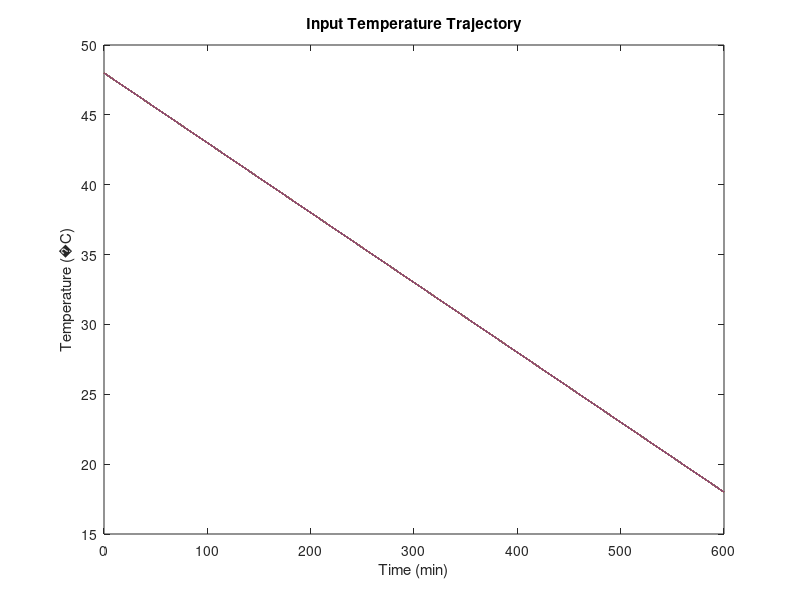

This chart was generated by the following MATLAB code: (Note: this script raises an error after producing the figure.)
%%
%Hemalatha, K., & Rani, K. Y. (2017). Multiobjective optimization of unseeded and seeded batch cooling crystallization processes. Industrial & Engineering Chemistry Research, 56(20), 6012-6021.
%%
%% Setup
tf = 600;               
step = 14;                      
Pop_Size = 200;          
Aeq = ones(1,step);
Beq = 18-48;

dT_init = repmat(-(48-18)/step,Pop_Size,step);
figure
plot(linspace(0,tf,step+1),48 + [zeros(size(dT_init,1),1) cumsum(dT_init,2)])
title("Input Temperature Trajectory")
xlabel('Time (min)'); ylabel(['Temperature (',char(176),'C)'])
%% Optimisation part
options = optimoptions('gamultiobj','InitialPopulationMatrix',dT_init,'PopulationSize',Pop_Size,'PlotFcn','gaplotpareto','FunctionTolerance',1e5);
[dT_Opt,fval] = gamultiobj(@myObj,step,[],[],Aeq,Beq,repmat(-1.35*tf/step,step,1),zeros(step,1),[],options);
%% Describing results
results = [fval,dT_Opt];
sorted_results = sortrows(results);
sortedfval = sorted_results(:,1:2);
figure(1)
plot(-sortedfval(:,1),sortedfval(:,2),'.',"LineWidth",2), xlabel('NMS ($\mu m$)',"Interpreter","latex"); ylabel('% CV')

tspan = linspace(0,tf,step+1);
figure
plot(tspan,48+cumsum([0 dT_Opt(find(fval(:,1) == min(fval(:,1)),1),:)]),'--o'),hold on
plot(tspan,48+cumsum([0 dT_Opt(find(fval(:,2) == min(fval(:,2)),1),:)]),'-.o'),
title("Temperature Trajectory for min %CV and Max NMS")
xlabel('Time (min)'); ylabel(['Temperature (',char(176),'C)'])
legend("For Min. CV","For Max. NMS")

p = 32;
figure(1)
hold on, plot(-sortedfval(p,1), sortedfval(p,2), 'O',"LineWidth",2)
T_Opt = 273+48+cumsum([0 dT_Opt(p,:)]);
figure
plot(tspan,T_Opt - 273,'-.x');title("Temperature Trajectory for optimal solution")
xlabel('Time (min)'); ylabel(['Temperature (',char(176),'C)'])

[t,x] = ode45(@(t,x) moment_eq(t,x,T_Opt,tspan),[0,600],[ 0 0 0 0 0.56]);
Cc = x(:,5);
figure
subplot 321, plot(t,x(:,1)); xlabel('Time (min)'); ylabel('Zeroth Moment')
subplot 322, plot(t,x(:,2)); xlabel('Time (min)'); ylabel('First Moment')
subplot 323, plot(t,x(:,3)); xlabel('Time (min)'); ylabel('Second Moment')
subplot 324, plot(t,x(:,4)); xlabel('Time (min)'); ylabel('third Moment')
subplot 325, plot(t,x(:,5)); xlabel('Time (min)'); ylabel('Concentration (g/ml)')

